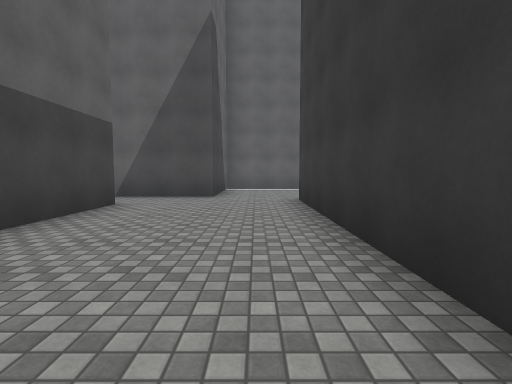
view 1 (above)

24 first-person views from a walk through a 3-D level made in the Unity game engine. The camera is 1.3 m above the floor, tilts 4° down and sees 85° across. The floor is counted in squares, 2 m on a side. Each view is taken from the middle of a square. On the plan, view 1 faces up. The plan holds only what a view shows up to about 9 squares ahead; the rest is blank. The place goes on beyond the plan. The player is left out. Some surface patterns are stand-ins.

view 2
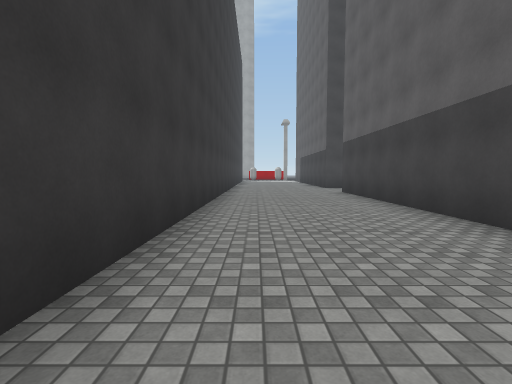

view 3
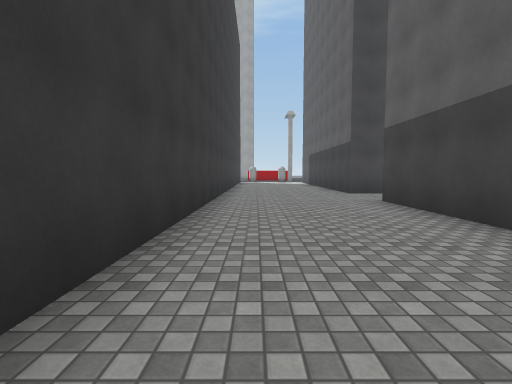

view 4
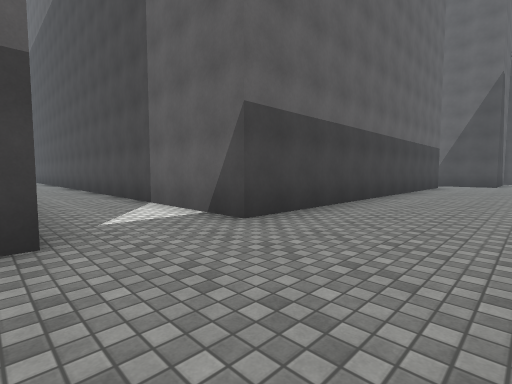

view 5
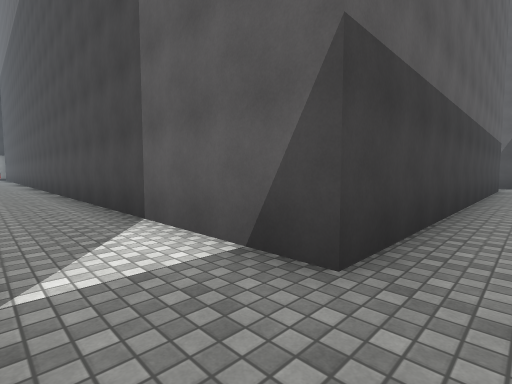

view 6
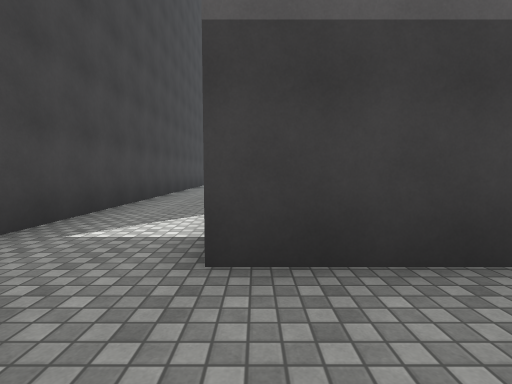

view 7
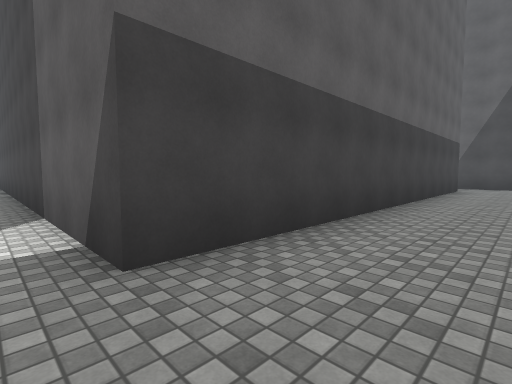

view 8
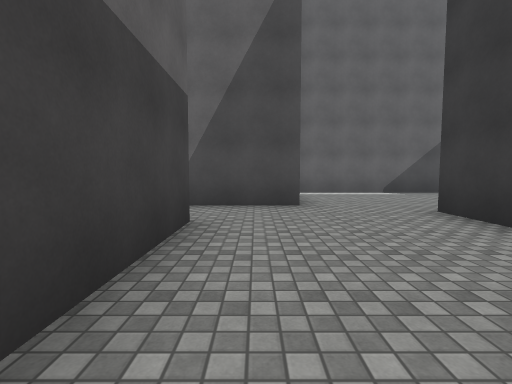

view 9
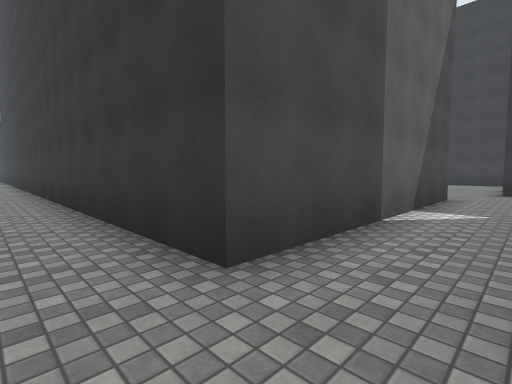

view 10
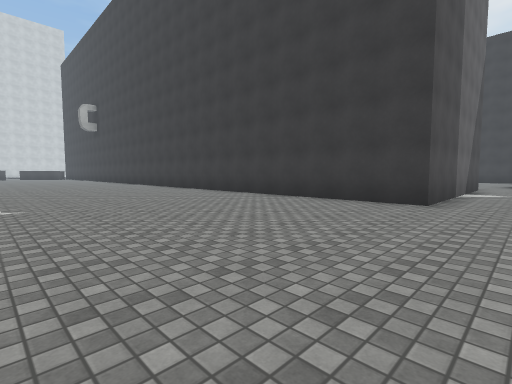

view 11
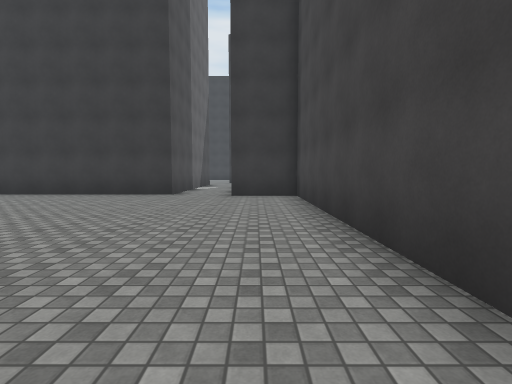

view 12
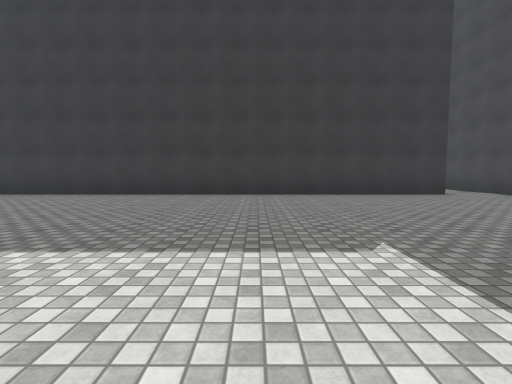

view 13
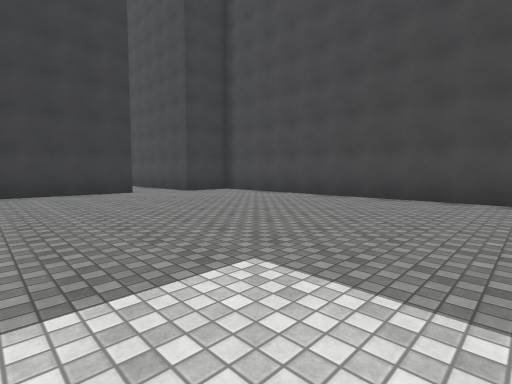

view 14
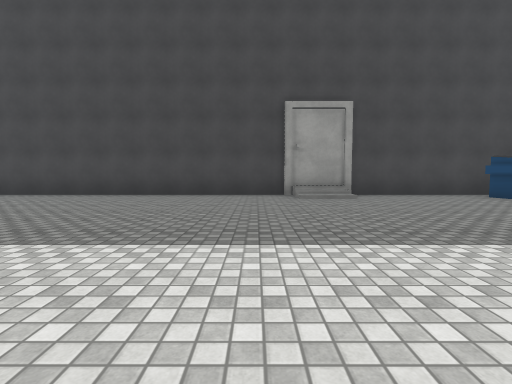

view 15
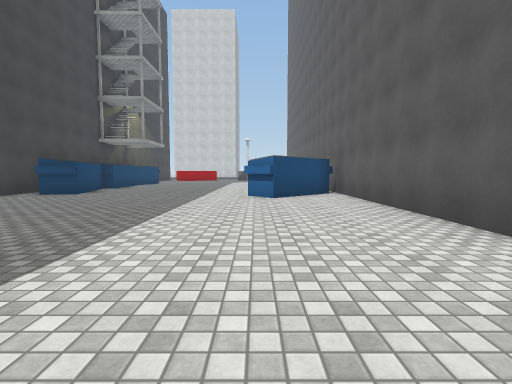

view 16
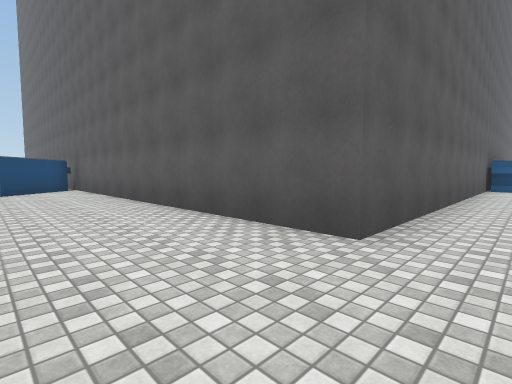

view 17
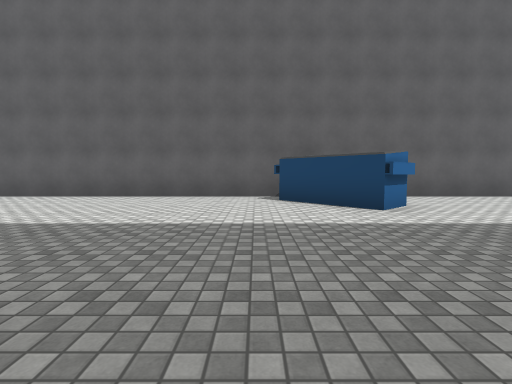

view 18
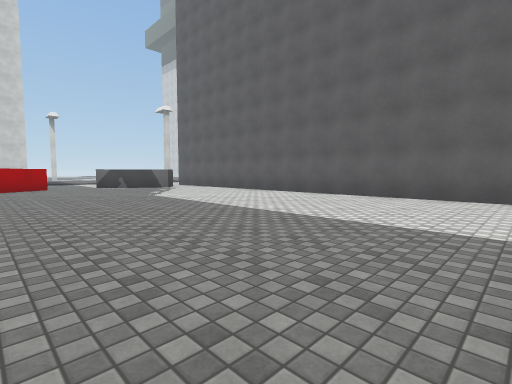

view 19
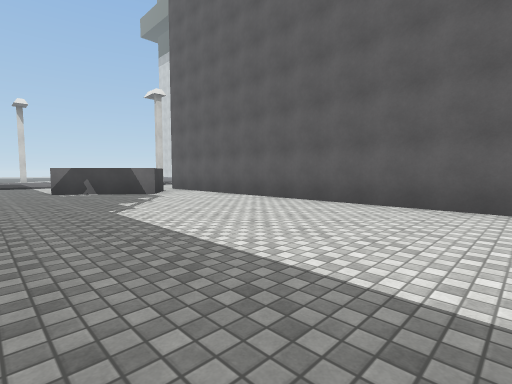

view 20
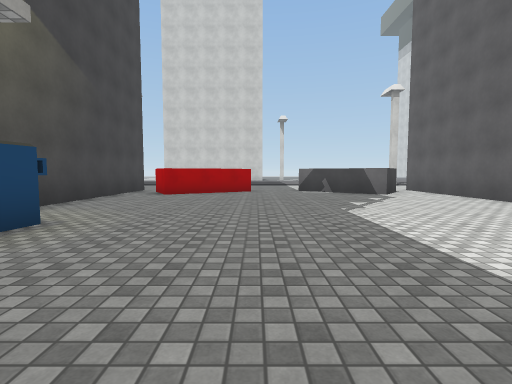

view 21
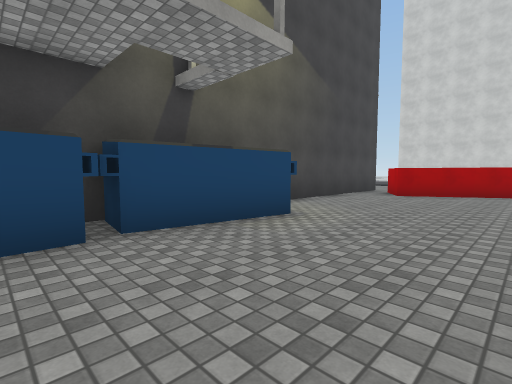

view 22
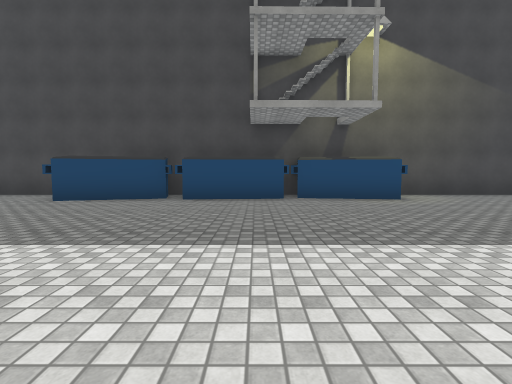

view 23
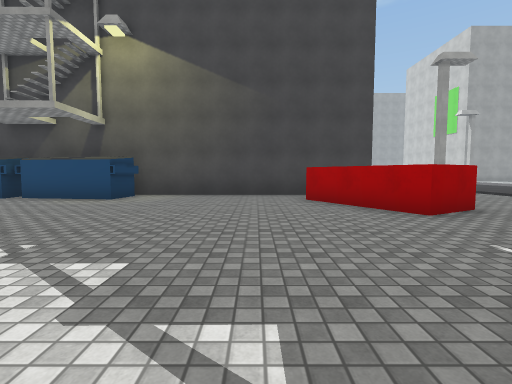

view 24
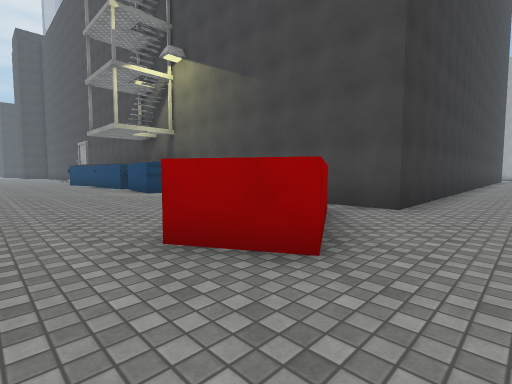

### Floor plan
Points are (right, up) in squares from view 1. A wall is a line through its corners. A room is listed if a view was taken in it or the views show most of it. See-through windows are left out.
Room 1 (views 1, 2, 3, 4, 5, 6, 7, 8)
walls: (-10, -7.6) (-2.9, -7.6) (-2.9, -8.1); (1, -8) (1, 6.6); (-2.9, 5.8) (-2.9, -5.3) (-13.1, -5.3)
ways out: opening at (-2.5, 6.5) to room 2; opening at (0, 7)
Room 2 (views 9, 10, 11, 12, 13, 14, 15, 16, 17, 18, 19, 20, 21, 22, 23, 24)
walls: (-26.4, 5.7) (-26.1, 4.6); (-26.8, 13.4) (-25, 11.4) (-25.8, 10.8) (-27.6, 12.8); (-27, 3.9) (-8.2, 3.9) (-8.2, 5.7) (-6.9, 5.7); (-29, 5) (-26.2, 5.7) (-25.9, 4.6); (-31.7, 5.1) (-29.1, 5.3); (-34.7, 4.2) (-34.5, 5.3) (-32.1, 4.9); (-16.2, 21.5) (-16.2, 13.6) (-40, 13.6); (-39.2, 5.3) (-40.4, 4.6) (-41.8, 7.1) (-40.6, 7.8) (-39.2, 5.3); (-40.1, 12.5) (-39.2, 11.8) (-40.9, 9.5); (-41.4, -2.1) (-41.4, 3.9) (-34.4, 3.9); (-1.1, 7.5) (-7.8, 7.5) (-7.8, 20.5)
ways out: opening at (-2.5, 6.5) to room 1; opening at (-40.5, 13)

Where each view was taken, in squares from view 1:
view 1: 0 up, 0 right, facing up
view 2: 4 up, 0 right, facing down
view 3: 1 up, 0 right, facing down
view 4: 8 down, 0 right, facing up-left
view 5: 7 down, 2 left, facing up-left
view 6: 5 down, 1 left, facing left
view 7: 6 down, 1 left, facing up-left
view 8: 2 up, 2 left, facing up
view 9: 6 up, 9 left, facing up-right
view 10: 6 up, 14 left, facing up-right
view 11: 5 up, 16 left, facing right
view 12: 13 up, 16 left, facing right
view 13: 11 up, 17 left, facing down-right
view 14: 12 up, 20 left, facing down
view 15: 11 up, 18 left, facing left
view 16: 11 up, 15 left, facing up-left
view 17: 6 up, 28 left, facing up
view 18: 6 up, 28 left, facing up-left
view 19: 8 up, 31 left, facing up-left
view 20: 8 up, 31 left, facing left
view 21: 8 up, 31 left, facing down-left
view 22: 12 up, 31 left, facing down
view 23: 12 up, 38 left, facing down
view 24: 9 up, 43 left, facing down-right
